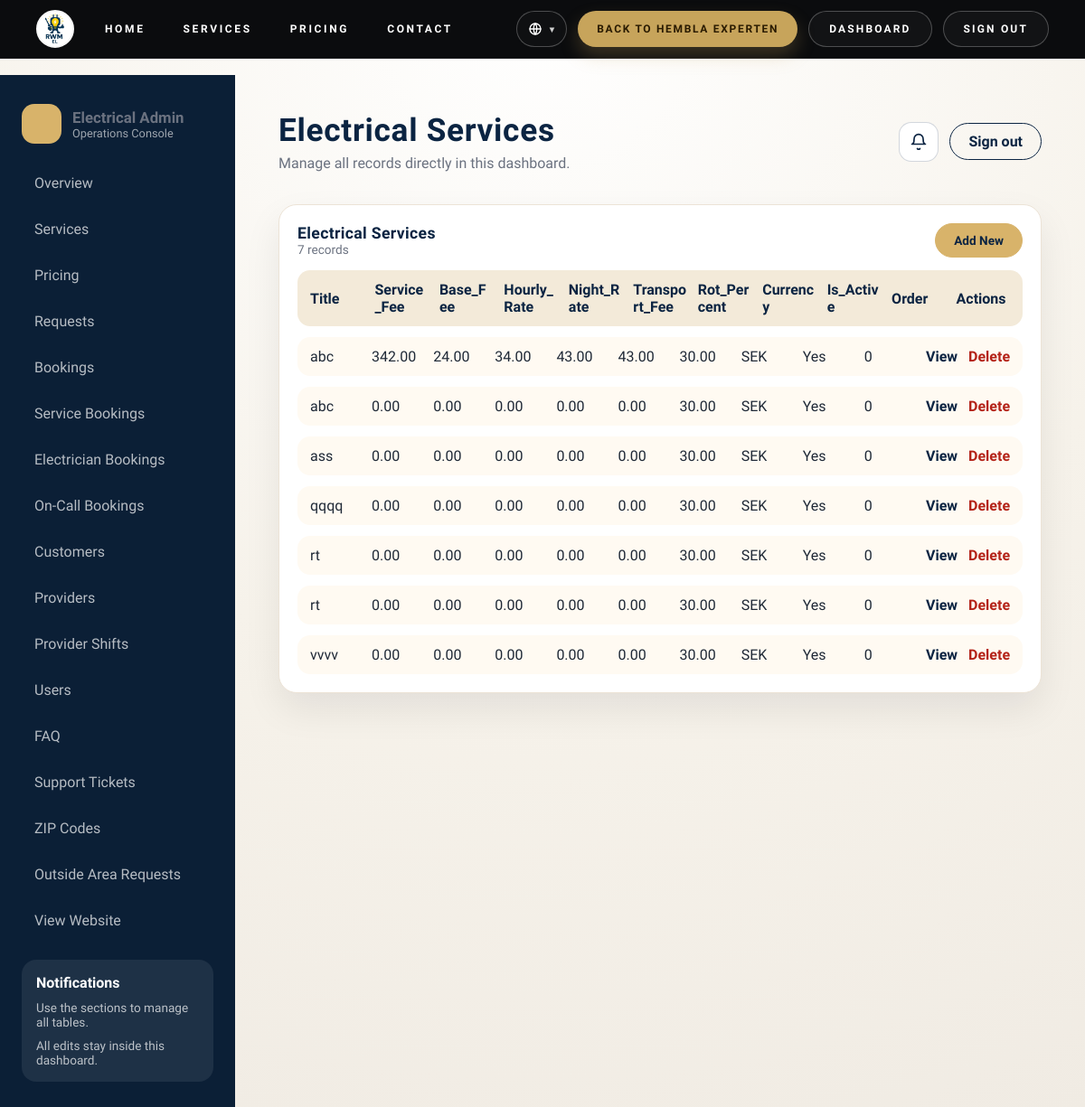
The page /dashboard/services/ (signed in) on the database its author committed.
### electricity/models.py (models this page shows, shortened)
class ElectricalService(models.Model):
    title = models.CharField(max_length=120)
    short_description = models.TextField(blank=True, default="")
    bullet_points = models.TextField(blank=True, default="")
    icon = models.ImageField(upload_to='electricity/services/', blank=True, null=True)
    price = models.DecimalField(max_digits=10, decimal_places=2, default=0, blank=True, null=True)
    duration_minutes = models.PositiveIntegerField(default=0, blank=True, null=True)
    service_fee = models.DecimalField(max_digits=10, decimal_places=2, default=0)
    base_fee = models.DecimalField(max_digits=10, decimal_places=2, default=0)
    hourly_rate = models.DecimalField(max_digits=10, decimal_places=2, default=0)
    night_rate = models.DecimalField(max_digits=10, decimal_places=2, default=0)
    transport_fee = models.DecimalField(max_digits=10, decimal_places=2, default=0)
    rot_percent = models.DecimalField(max_digits=5, decimal_places=2, default=30)
    currency = models.CharField(max_length=10, default="SEK")
    is_active = models.BooleanField(default=True)
    order = models.PositiveIntegerField(default=0)
    class Meta:
        ordering = ["order", "title"]

### electricity/views.py (the view)
# urls.py: path("dashboard/services/", views.dashboard_services, name="dashboard_services"),
@login_required
def dashboard_services(request):
    guard = _dashboard_access_or_redirect(request)
    if guard:
        return guard
    items = ElectricalService.objects.all().order_by("order", "title")
    return render(
        request,
        "electricity/dashboard/list.html",
        {
            "title": "Electrical Services",
            "items": items,
            "fields": [
                "title",
                "service_fee",
                "base_fee",
                "hourly_rate",
                "night_rate",
                "transport_fee",
                "rot_percent",
                "currency",
                "is_active",
                "order",
            ],
            "create_url": "electricity:dashboard_services_add",
            "edit_url": "electricity:dashboard_services_edit",
            "delete_url": "electricity:dashboard_services_delete",
        },
    )

### electricity/templatetags/electricity_extras.py (called while the page is built)
@register.filter
def display_value(obj, field_name):
    try:
        value = getattr(obj, field_name)
    except Exception:
        return "-"
    display_method = getattr(obj, f"get_{field_name}_display", None)
    if callable(display_method) and not isinstance(value, (list, tuple)):
        display_value_result = display_method()
        return display_value_result or "-"
    if isinstance(value, bool):
        return "Yes" if value else "No"
    if value in (None, "", [], ()):
        return "-"
    if isinstance(value, (list, tuple)):
        return ", ".join(_humanize_field_item(field_name, item) for item in value if item not in (None, "")) or "-"
    return value

@register.simple_tag(takes_context=True)
def is_electricity_admin(context):
    request = context.get("request")
    if not request:
        return False
    user = request.user
    if not user.is_authenticated:
        return False
    if user.is_superuser or user.is_staff:
        return True
    return electricity_admin_site.has_permission(request)

### electricity/views.py (called while the page is built)
def _require_dashboard_access(request):
    user = request.user
    if not user.is_authenticated:
        return False
    if user.is_superuser or user.is_staff:
        return True
    return electricity_admin_site.has_permission(request)

def _dashboard_access_or_redirect(request):
    if _require_dashboard_access(request):
        return None
    return redirect("admin:login")

### electricity/templates/electricity/dashboard/list.html (shortened to what this page needs)
﻿{% extends "electricity/dashboard/base.html" %}
{% load electricity_extras i18n %}
{% block page_title %}{{ title }}{% endblock %}
{% block page_subtitle %}Manage all records directly in this dashboard.{% endblock %}
{% block content %}
<section class="dash-panel dash-panel-wide">
    <div class="panel-header">
        <div>
            <h2>{{ title }}</h2>
            <div class="panel-meta">{{ items|length }} records</div>
        </div>
        <div class="panel-actions">
            <a class="dash-btn primary" href="{% url create_url %}">Add New</a>
        </div>
    </div>
    <div class="panel-table">
        <div class="panel-row panel-row-head">
            {% for field in fields %}
                <span>{{ field|title }}</span>
            {% endfor %}
            <span>Actions</span>
        </div>
        {% for row in items %}
            <div class="panel-row">
                {% for field in fields %}
                    <span>{{ row|display_value:field }}</span>
                {% endfor %}
                <span class="row-actions">
                    <a href="{% url edit_url row.id %}?view=1">View</a>
                    <a class="danger" href="{% url delete_url row.id %}">Delete</a>
                </span>
            </div>
        {% empty %}
            <div class="panel-empty">No records yet.</div>
        {% endfor %}
    </div>
</section>
{% endblock %}

### electricity/static/electricity/css/electricity.css (style rules this page uses)
* { box-sizing: border-box; }
h1, h2, h3 { font-family: "Vesper Libre", serif; letter-spacing: 0.02em; margin: 0 0 16px; }
a { color: inherit; text-decoration: none; }

### electricity/static/electricity/css/dashboard.css (style rules this page uses)
:root { --navy: #0b2442; --gold: #d8b36a; --cream: #f8f6f1; --ink: #1f2937; --muted: #6b7280; --card: #ffffff; --line: #ece3d6; --surface: #f9f6f0; --shadow-soft: 0 18px 40px rgba(8, 15, 28, 0.08); --shadow-lift: 0 22px 48px rgba(8, 15, 28, 0.12); }
* { box-sizing: border-box; }
body { margin: 0; font-family: "Sora", sans-serif; color: var(--ink); background: radial-gradient(circle at top, #ffffff 0%, #f6f2ea 55%, #f0ebe3 100%); }
.dash-body { min-height: 100vh; }
.dash-btn { border-radius: 999px; padding: 10px 20px; border: 1px solid var(--navy); text-decoration: none; font-weight: 600; background: transparent; cursor: pointer; }
.dash-btn.primary { background: var(--gold); color: var(--navy); border-color: var(--gold); }
.dash-panel-wide { grid-column: 1 / -1; }
.dash-panel { background: var(--card); border-radius: 20px; border: 1px solid var(--line); padding: 20px; box-shadow: var(--shadow-soft); }
.panel-header { display: flex; justify-content: space-between; align-items: center; margin-bottom: 14px; gap: 12px; }
.panel-header h2 { margin: 0; font-size: 1.1rem; color: var(--navy); }
.panel-meta { color: var(--muted); font-size: 0.85rem; }
.panel-header a { font-size: 0.85rem; color: var(--gold); text-decoration: none; }
.panel-table { display: grid; gap: 12px; overflow-x: auto; }
.panel-row { display: flex; justify-content: space-between; align-items: center; padding: 12px 14px; border-radius: 14px; background: #fffaf2; gap: 12px; min-width: 0; }
.panel-row span { flex: 1 1 0; min-width: 0; overflow-wrap: anywhere; word-break: break-word; }
.panel-row-head span { font-weight: 600; }
.row-actions { display: flex; gap: 12px; align-items: center; flex-wrap: nowrap; white-space: nowrap; }
.row-actions a { text-decoration: none; font-weight: 600; color: var(--navy); line-height: 1; }
.row-actions a.danger { color: #b42318; }
.panel-row span.row-actions { flex: 0 0 auto; }
.panel-row-head { background: #f3ead9; font-weight: 600; color: var(--navy); text-transform: capitalize; }
.panel-actions { display: flex; align-items: center; gap: 12px; }

### electricity/static/electricity/css/global_header.css (style rules this page uses)
:root { --rwmh-height: 64px; --rwmh-item-height: 40px; }
body.electricity-body, body.dash-body { padding-top: var(--rwmh-height); }

### rows shown on the page
ElectricalService: fields "abc" "342.00" "24.00" "34.00" "43.00" "43.00" "30.00" "SEK" "Yes" "0"
ElectricalService: fields "abc" "0.00" "0.00" "0.00" "0.00" "0.00" "30.00" "SEK" "Yes" "0"
ElectricalService: fields "ass" "0.00" "0.00" "0.00" "0.00" "0.00" "30.00" "SEK" "Yes" "0"
ElectricalService: fields "qqqq" "0.00" "0.00" "0.00" "0.00" "0.00" "30.00" "SEK" "Yes" "0"
ElectricalService: fields "rt" "0.00" "0.00" "0.00" "0.00" "0.00" "30.00" "SEK" "Yes" "0"
ElectricalService: fields "rt" "0.00" "0.00" "0.00" "0.00" "0.00" "30.00" "SEK" "Yes" "0"
ElectricalService: fields "vvvv" "0.00" "0.00" "0.00" "0.00" "0.00" "30.00" "SEK" "Yes" "0"

### other values the page prints
{{ title }} "Electrical Services"
{{ items|length }} "7"
{{ field|title }} "Title" "Service_Fee" "Base_Fee" "Hourly_Rate" "Night_Rate" "Transport_Fee" "Rot_Percent" "Currency" "Is_Active" "Order"
